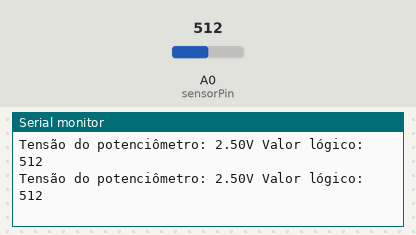
Bench run of a sketch on a simulated Arduino Uno, built with avr-gcc and run on an emulated ATmega328P. Shown: the last lines printed to the serial monitor. The inputs (shaded band) are chosen by the test bench; at power-on: A0 (sensorPin) = 512.

Above: at 1.4 s.
1.5 s: A0 (sensorPin) set to 716
At 2.8 s:
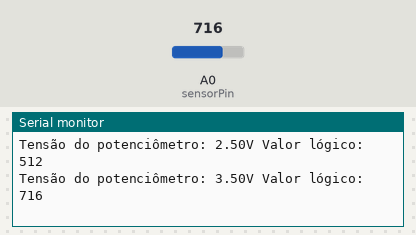
3.0 s: A0 (sensorPin) set to 900
At 4.0 s:
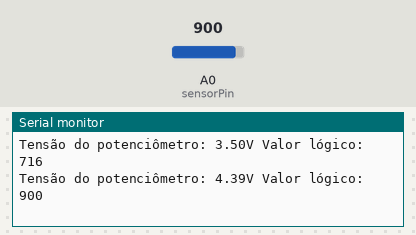
Timing chart, 0 to 6.0 s (numbered marks = the images above; inputs shaded):
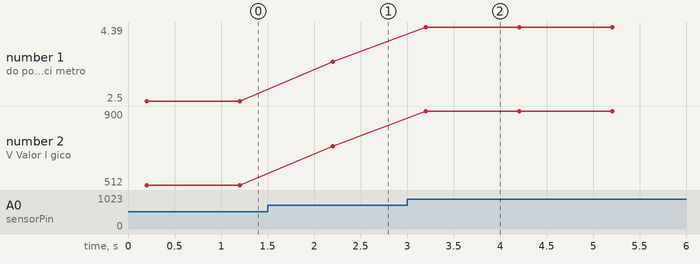

Measured:
- after the input at 1.5 s, the serial monitor: prints a new line after 0.70 s (image 1)
- after the input at 3.0 s, the serial monitor: prints a new line after 0.20 s (image 2)
- plotted number 1: 2.5 → 3.5 after the input at 1.5 s, 3.5 → 4.39 after the input at 3.0 s
- plotted number 2: 512 → 716 after the input at 1.5 s, 716 → 900 after the input at 3.0 s

The sketch:

001_tensao_potenciometro.ino.ino
```cpp
#define sensorPin A0

int sensorValue = 0;
float voltage;

void setup()
{
  Serial.begin(9600);
  delay(200);
}

void loop()
{
  sensorValue = analogRead(sensorPin);
  voltage = sensorValue * (5.0 / 1024);

  Serial.print("Tensão do potenciômetro: ");
  Serial.print(voltage);
  Serial.print("V Valor lógico: ");
  Serial.println(sensorValue);
  delay(1000);
}
```
